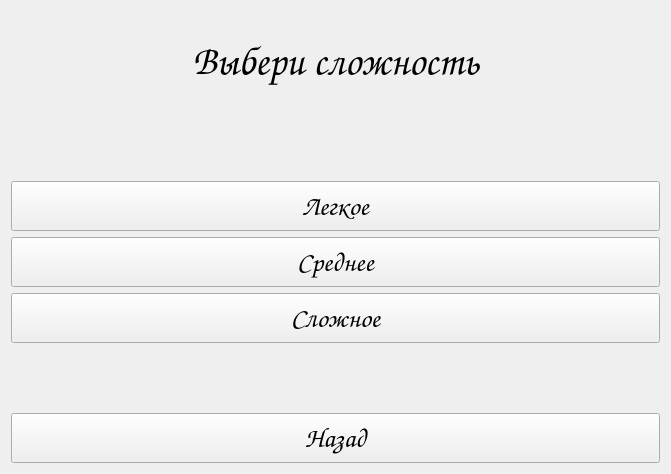
<?xml version="1.0" encoding="UTF-8"?>
<ui version="4.0">
 <class>Difficulty</class>
 <widget class="QWidget" name="Difficulty">
  <property name="geometry">
   <rect>
    <x>0</x>
    <y>0</y>
    <width>671</width>
    <height>474</height>
   </rect>
  </property>
  <property name="windowTitle">
   <string>Form</string>
  </property>
  <layout class="QVBoxLayout" name="verticalLayout">
   <item>
    <widget class="QLabel" name="label_dif">
     <property name="minimumSize">
      <size>
       <width>0</width>
       <height>100</height>
      </size>
     </property>
     <property name="font">
      <font>
       <family>Comic Sans MS</family>
       <pointsize>30</pointsize>
       <weight>75</weight>
       <bold>true</bold>
       <underline>false</underline>
      </font>
     </property>
     <property name="layoutDirection">
      <enum>Qt::LeftToRight</enum>
     </property>
     <property name="autoFillBackground">
      <bool>false</bool>
     </property>
     <property name="locale">
      <locale language="Russian" country="Russia"/>
     </property>
     <property name="text">
      <string>Выбери сложность</string>
     </property>
     <property name="alignment">
      <set>Qt::AlignCenter</set>
     </property>
    </widget>
   </item>
   <item>
    <spacer name="verticalSpacer">
     <property name="orientation">
      <enum>Qt::Vertical</enum>
     </property>
     <property name="sizeHint" stdset="0">
      <size>
       <width>20</width>
       <height>28</height>
      </size>
     </property>
    </spacer>
   </item>
   <item>
    <widget class="QPushButton" name="but_easy">
     <property name="minimumSize">
      <size>
       <width>100</width>
       <height>50</height>
      </size>
     </property>
     <property name="font">
      <font>
       <family>Comic Sans MS</family>
       <pointsize>20</pointsize>
       <weight>75</weight>
       <bold>true</bold>
      </font>
     </property>
     <property name="text">
      <string>Легкое</string>
     </property>
    </widget>
   </item>
   <item>
    <widget class="QPushButton" name="but_medium">
     <property name="minimumSize">
      <size>
       <width>100</width>
       <height>50</height>
      </size>
     </property>
     <property name="font">
      <font>
       <family>Comic Sans MS</family>
       <pointsize>20</pointsize>
       <weight>75</weight>
       <bold>true</bold>
      </font>
     </property>
     <property name="text">
      <string>Среднее</string>
     </property>
    </widget>
   </item>
   <item>
    <widget class="QPushButton" name="but_hard">
     <property name="minimumSize">
      <size>
       <width>100</width>
       <height>50</height>
      </size>
     </property>
     <property name="font">
      <font>
       <family>Comic Sans MS</family>
       <pointsize>20</pointsize>
       <weight>75</weight>
       <bold>true</bold>
      </font>
     </property>
     <property name="text">
      <string>Сложное</string>
     </property>
    </widget>
   </item>
   <item>
    <spacer name="verticalSpacer_2">
     <property name="orientation">
      <enum>Qt::Vertical</enum>
     </property>
     <property name="sizeHint" stdset="0">
      <size>
       <width>20</width>
       <height>40</height>
      </size>
     </property>
    </spacer>
   </item>
   <item>
    <widget class="QPushButton" name="but_back">
     <property name="minimumSize">
      <size>
       <width>100</width>
       <height>50</height>
      </size>
     </property>
     <property name="font">
      <font>
       <family>Comic Sans MS</family>
       <pointsize>20</pointsize>
       <weight>75</weight>
       <bold>true</bold>
      </font>
     </property>
     <property name="text">
      <string>Назад</string>
     </property>
    </widget>
   </item>
  </layout>
 </widget>
 <resources/>
 <connections/>
</ui>
